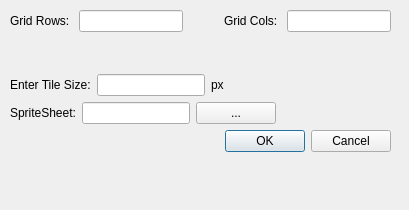
<?xml version="1.0" encoding="UTF-8"?>
<ui version="4.0">
 <class>NewProjectDialog</class>
 <widget class="QDialog" name="NewProjectDialog">
  <property name="geometry">
   <rect>
    <x>0</x>
    <y>0</y>
    <width>409</width>
    <height>210</height>
   </rect>
  </property>
  <property name="windowTitle">
   <string>Dialog</string>
  </property>
  <widget class="QWidget" name="verticalLayoutWidget_3">
   <property name="geometry">
    <rect>
     <x>10</x>
     <y>10</y>
     <width>381</width>
     <height>179</height>
    </rect>
   </property>
   <layout class="QVBoxLayout" name="verticalLayout_3">
    <item>
     <layout class="QVBoxLayout" name="verticalLayout_2">
      <item>
       <layout class="QVBoxLayout" name="verticalLayout">
        <item>
         <layout class="QHBoxLayout" name="horizontalLayout_3">
          <item>
           <widget class="QLabel" name="label_4">
            <property name="text">
             <string>Grid Rows: </string>
            </property>
           </widget>
          </item>
          <item>
           <widget class="QLineEdit" name="m_gridRowSizeEdit"/>
          </item>
          <item>
           <spacer name="horizontalSpacer_3">
            <property name="orientation">
             <enum>Qt::Horizontal</enum>
            </property>
            <property name="sizeHint" stdset="0">
             <size>
              <width>40</width>
              <height>20</height>
             </size>
            </property>
           </spacer>
          </item>
          <item>
           <widget class="QLabel" name="label_5">
            <property name="text">
             <string>Grid Cols: </string>
            </property>
           </widget>
          </item>
          <item>
           <widget class="QLineEdit" name="m_gridColSizeEdit"/>
          </item>
         </layout>
        </item>
        <item>
         <spacer name="verticalSpacer_2">
          <property name="orientation">
           <enum>Qt::Vertical</enum>
          </property>
          <property name="sizeHint" stdset="0">
           <size>
            <width>20</width>
            <height>40</height>
           </size>
          </property>
         </spacer>
        </item>
        <item>
         <layout class="QHBoxLayout" name="horizontalLayout">
          <item>
           <widget class="QLabel" name="label">
            <property name="sizePolicy">
             <sizepolicy hsizetype="Preferred" vsizetype="Minimum">
              <horstretch>0</horstretch>
              <verstretch>0</verstretch>
             </sizepolicy>
            </property>
            <property name="text">
             <string>Enter Tile Size:</string>
            </property>
           </widget>
          </item>
          <item>
           <widget class="QLineEdit" name="m_tileSizeEdit">
            <property name="sizePolicy">
             <sizepolicy hsizetype="Minimum" vsizetype="Minimum">
              <horstretch>0</horstretch>
              <verstretch>0</verstretch>
             </sizepolicy>
            </property>
           </widget>
          </item>
          <item>
           <widget class="QLabel" name="label_3">
            <property name="text">
             <string>px</string>
            </property>
           </widget>
          </item>
          <item>
           <spacer name="horizontalSpacer">
            <property name="orientation">
             <enum>Qt::Horizontal</enum>
            </property>
            <property name="sizeHint" stdset="0">
             <size>
              <width>40</width>
              <height>20</height>
             </size>
            </property>
           </spacer>
          </item>
         </layout>
        </item>
        <item>
         <layout class="QHBoxLayout" name="horizontalLayout_2">
          <item>
           <layout class="QHBoxLayout" name="m_spriteSheetlLayout">
            <item>
             <widget class="QLabel" name="label_2">
              <property name="text">
               <string>SpriteSheet:</string>
              </property>
             </widget>
            </item>
            <item>
             <widget class="QLineEdit" name="m_spriteSheetEdit">
              <property name="sizePolicy">
               <sizepolicy hsizetype="Preferred" vsizetype="Fixed">
                <horstretch>0</horstretch>
                <verstretch>0</verstretch>
               </sizepolicy>
              </property>
             </widget>
            </item>
            <item>
             <widget class="QPushButton" name="m_spriteSheetLocation">
              <property name="sizePolicy">
               <sizepolicy hsizetype="Fixed" vsizetype="Fixed">
                <horstretch>16</horstretch>
                <verstretch>0</verstretch>
               </sizepolicy>
              </property>
              <property name="minimumSize">
               <size>
                <width>16</width>
                <height>16</height>
               </size>
              </property>
              <property name="text">
               <string>...</string>
              </property>
             </widget>
            </item>
            <item>
             <spacer name="horizontalSpacer_2">
              <property name="orientation">
               <enum>Qt::Horizontal</enum>
              </property>
              <property name="sizeHint" stdset="0">
               <size>
                <width>40</width>
                <height>20</height>
               </size>
              </property>
             </spacer>
            </item>
           </layout>
          </item>
         </layout>
        </item>
       </layout>
      </item>
     </layout>
    </item>
    <item>
     <widget class="QDialogButtonBox" name="buttonBox">
      <property name="orientation">
       <enum>Qt::Horizontal</enum>
      </property>
      <property name="standardButtons">
       <set>QDialogButtonBox::Cancel|QDialogButtonBox::Ok</set>
      </property>
     </widget>
    </item>
    <item>
     <spacer name="verticalSpacer">
      <property name="orientation">
       <enum>Qt::Vertical</enum>
      </property>
      <property name="sizeHint" stdset="0">
       <size>
        <width>20</width>
        <height>40</height>
       </size>
      </property>
     </spacer>
    </item>
   </layout>
  </widget>
 </widget>
 <resources/>
 <connections>
  <connection>
   <sender>buttonBox</sender>
   <signal>accepted()</signal>
   <receiver>NewProjectDialog</receiver>
   <slot>accept()</slot>
   <hints>
    <hint type="sourcelabel">
     <x>248</x>
     <y>254</y>
    </hint>
    <hint type="destinationlabel">
     <x>157</x>
     <y>274</y>
    </hint>
   </hints>
  </connection>
  <connection>
   <sender>buttonBox</sender>
   <signal>rejected()</signal>
   <receiver>NewProjectDialog</receiver>
   <slot>reject()</slot>
   <hints>
    <hint type="sourcelabel">
     <x>316</x>
     <y>260</y>
    </hint>
    <hint type="destinationlabel">
     <x>286</x>
     <y>274</y>
    </hint>
   </hints>
  </connection>
 </connections>
</ui>
